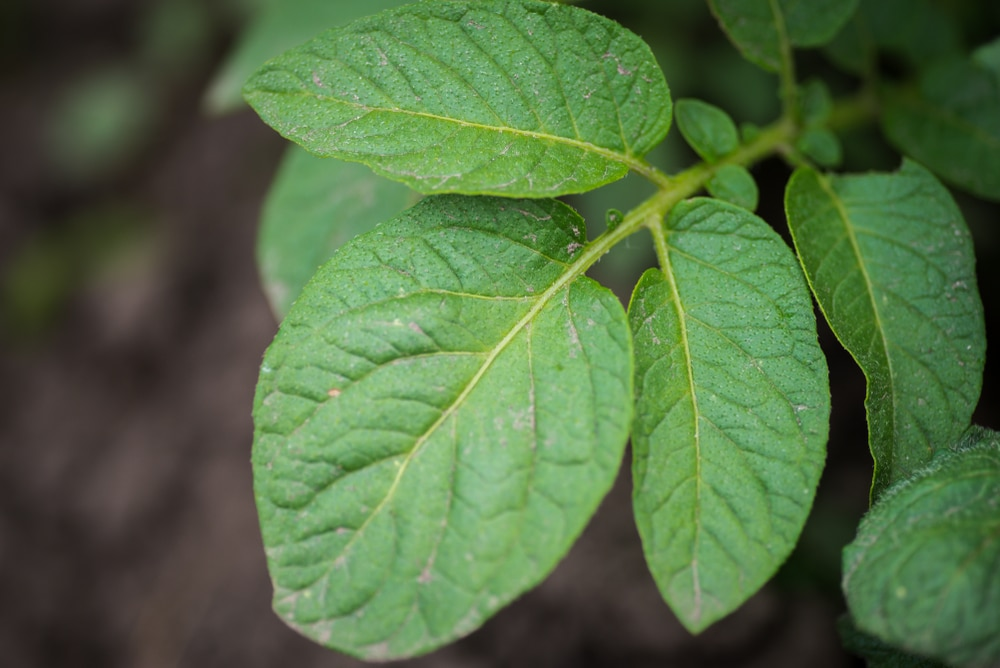
%> input picture test_data/healthy/test_healthy.jpg, 1000 x 668 px; its folder holds only this picture in this run
$ octave knn.m   (GNU Octave 9; MATLAB toolbox functions it lacks are replaced by stand-ins)
%> lines starting %> are read from the running program, lines starting %| are printed output that depends on the picture
%% Classes to consider: 0 & 9
clear all;

X = []; % samples
Y = []; % associated labels


for m = 1:2

    if m == 1
        myFolder = 'potato_dataset\train\healthy';
    else
        myFolder = 'potato_dataset\train\blight';
    end


    filePattern = fullfile(myFolder, '*.JPG'); % Change to whatever pattern you need.
    theFiles = dir(filePattern);

    for k = 1 : length(theFiles)

        file = fullfile(theFiles(k).folder, theFiles(k).name);
        img = imread(file);
%> img is the input picture: size 668x1000x3 uint8; mean R, G, B 81.6, 108.1, 66.7

        % Extract color channels.
        img_r = img(:,:,1); % Red channel
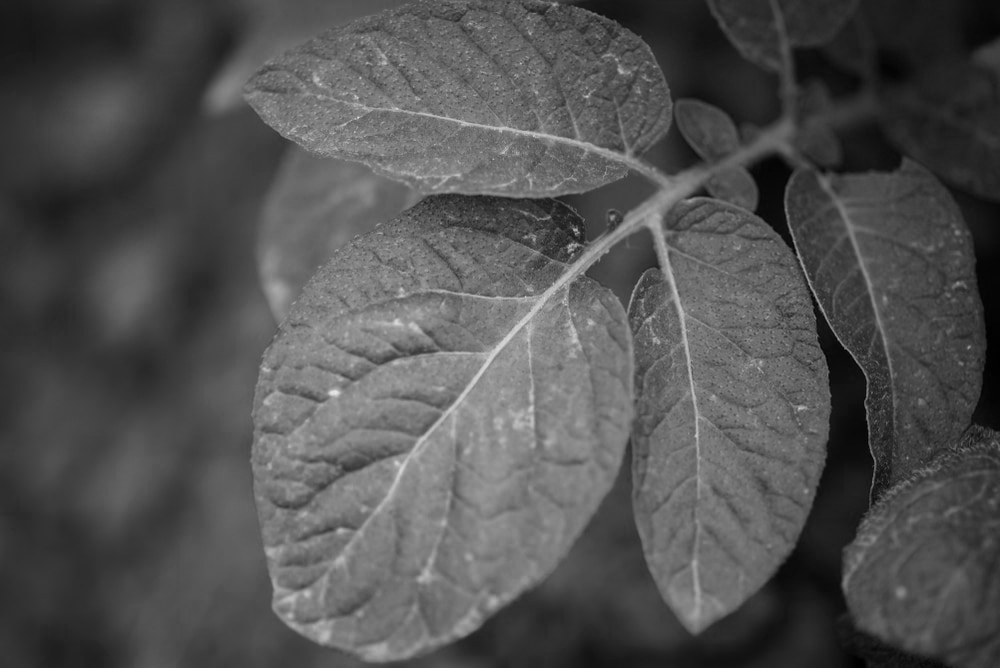
%> img_r: size 668x1000 uint8; min 0, max 230, mean 81.6
        img_g = img(:,:,2); % Green channel
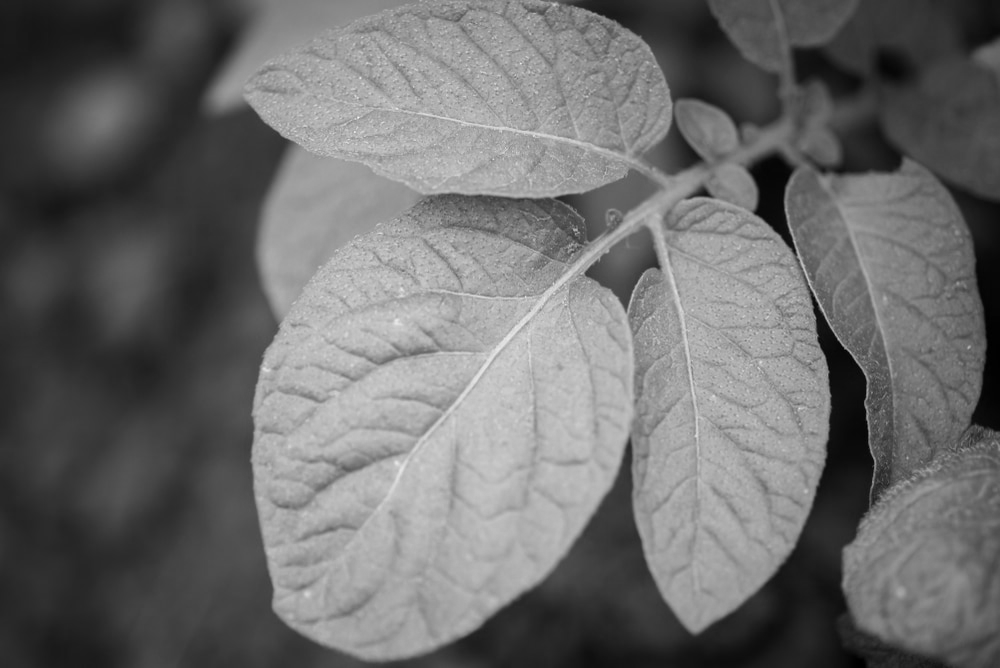
%> img_g: size 668x1000 uint8; min 0, max 248, mean 108.1
        img_b = img(:,:,3); % Blue channel
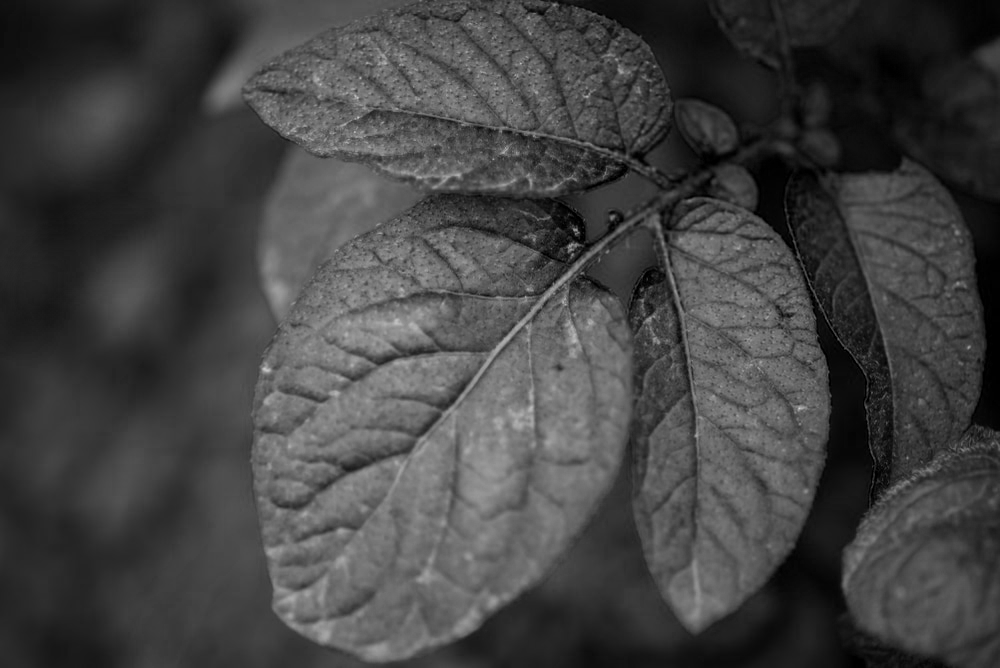
%> img_b: size 668x1000 uint8; min 0, max 210, mean 66.7

%> (the run ends here)

$ run again, on test_data/healthy/test_healthy2.jpg
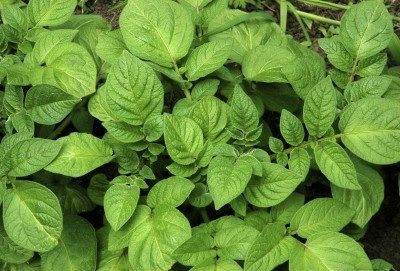
%> input picture test_data/healthy/test_healthy2.jpg, 400 x 271 px
%> img is the input picture: size 271x400x3 uint8; mean R, G, B 101.7, 140.6, 55.9
%> `img_g = img(:,:,2);`:
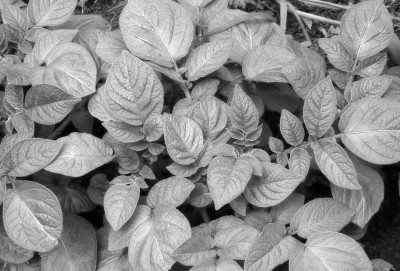
%> img_g: size 271x400 uint8; min 0, max 255, mean 140.6
%> `img_b = img(:,:,3);`:
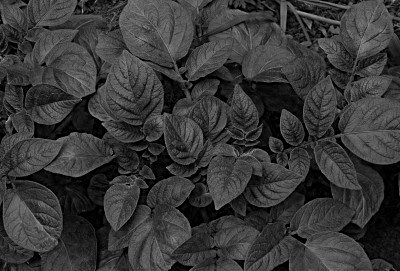
%> img_b: size 271x400 uint8; min 0, max 189, mean 55.9

$ run again, on test_data/healthy/test_healthy3.jpg
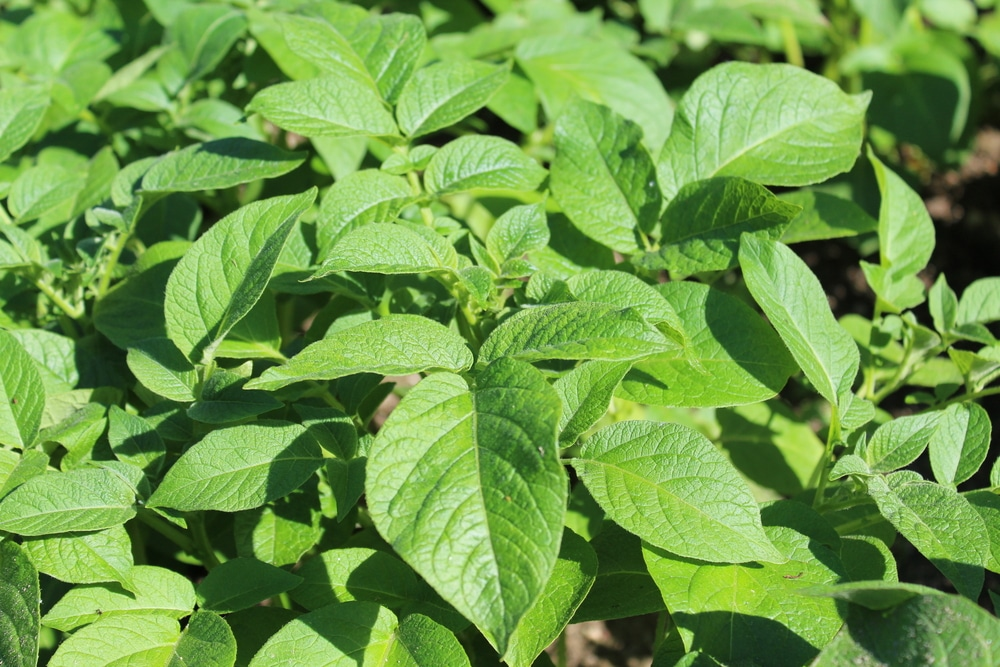
%> input picture test_data/healthy/test_healthy3.jpg, 1000 x 667 px
%> img is the input picture: size 667x1000x3 uint8; mean R, G, B 110.9, 154, 72.3
%> `img_g = img(:,:,2);`:
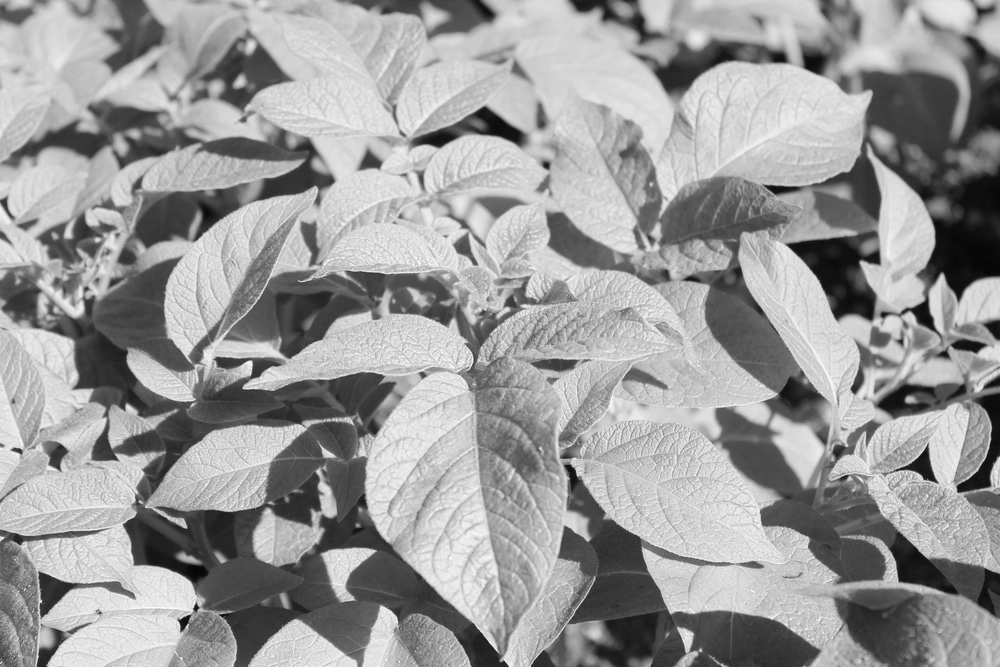
%> img_g: size 667x1000 uint8; min 5, max 255, mean 154
%> `img_b = img(:,:,3);`:
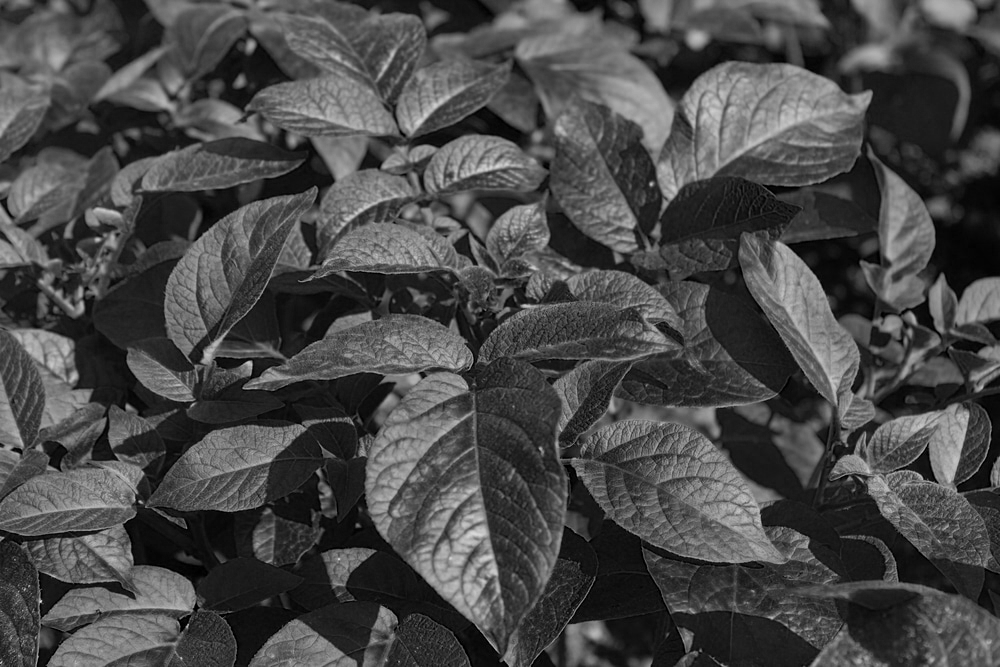
%> img_b: size 667x1000 uint8; min 0, max 234, mean 72.3

$ run again, on test_data/healthy/test_healthy4.jpg
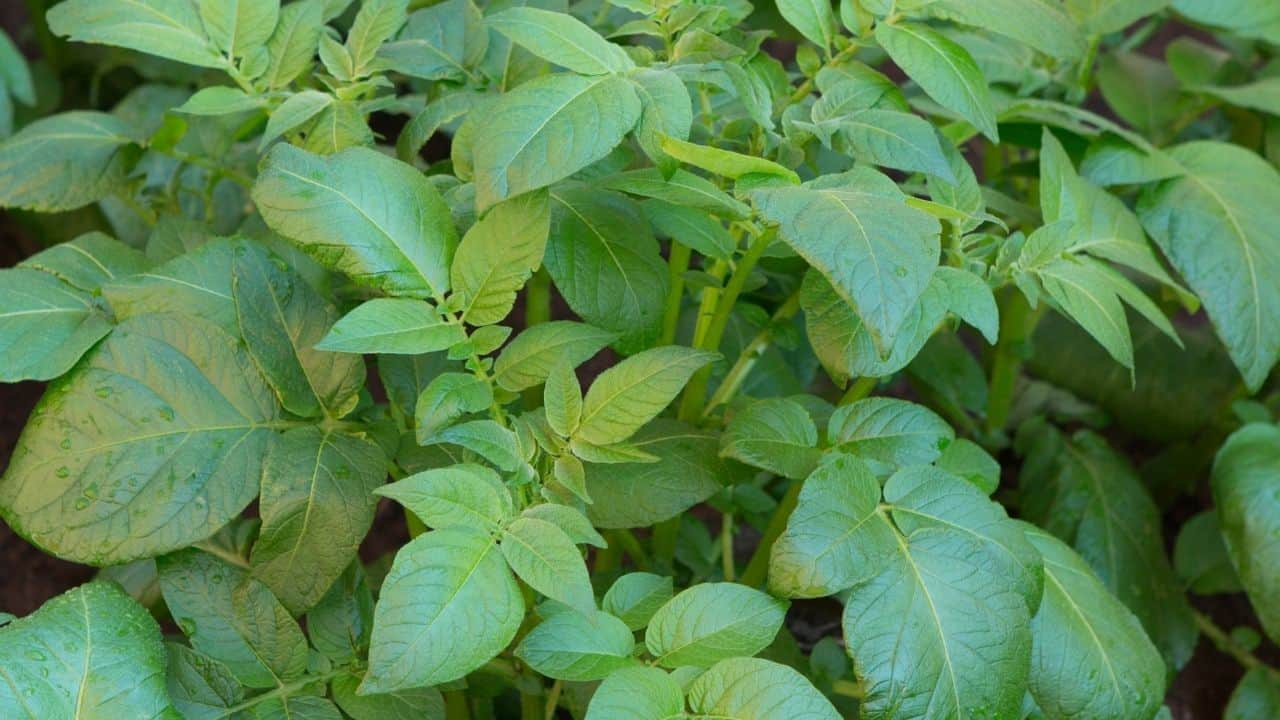
%> input picture test_data/healthy/test_healthy4.jpg, 1280 x 720 px
%> img is the input picture: size 720x1280x3 uint8; mean R, G, B 89, 133.4, 78.5
%> `img_g = img(:,:,2);`:
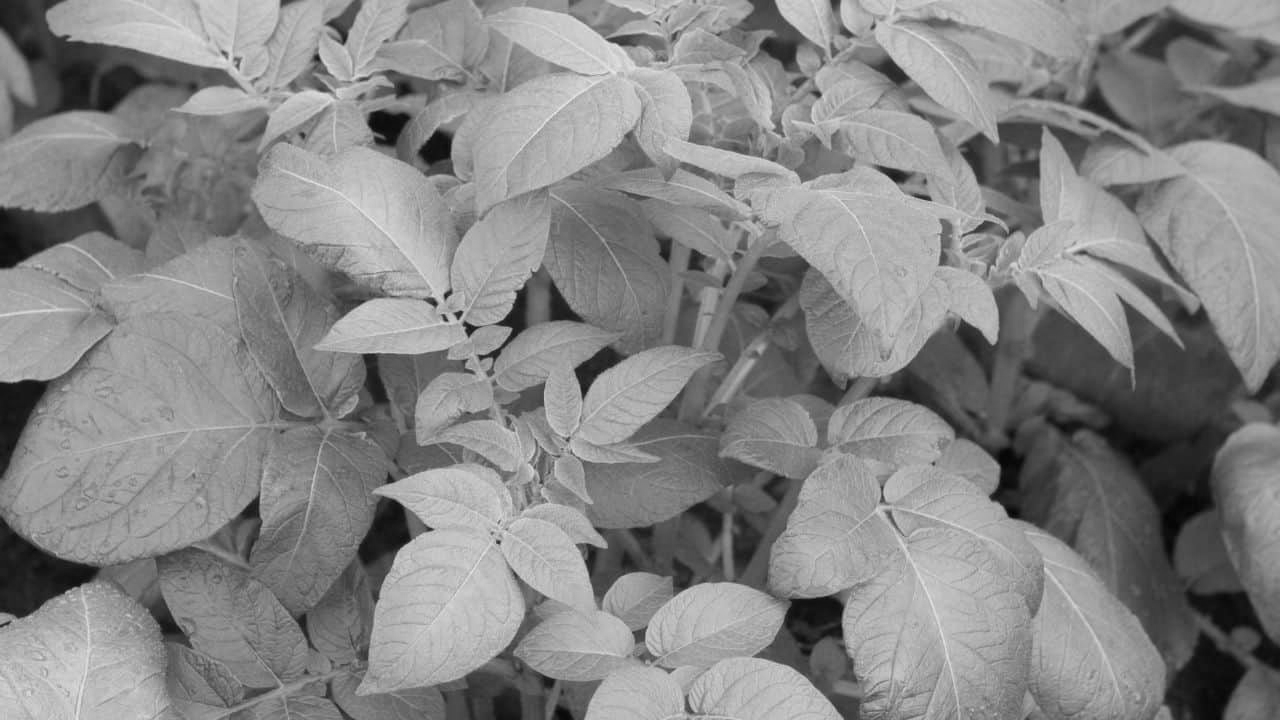
%> img_g: size 720x1280 uint8; min 2, max 236, mean 133.4
%> `img_b = img(:,:,3);`:
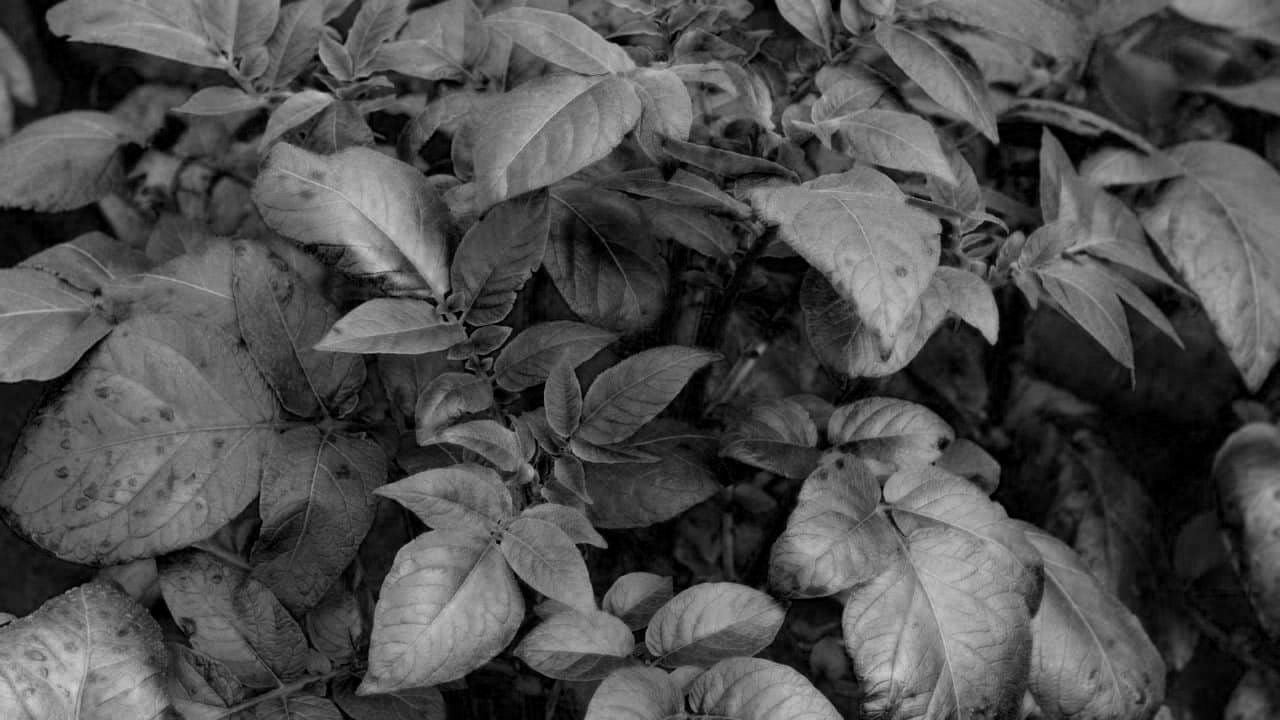
%> img_b: size 720x1280 uint8; min 0, max 209, mean 78.5
